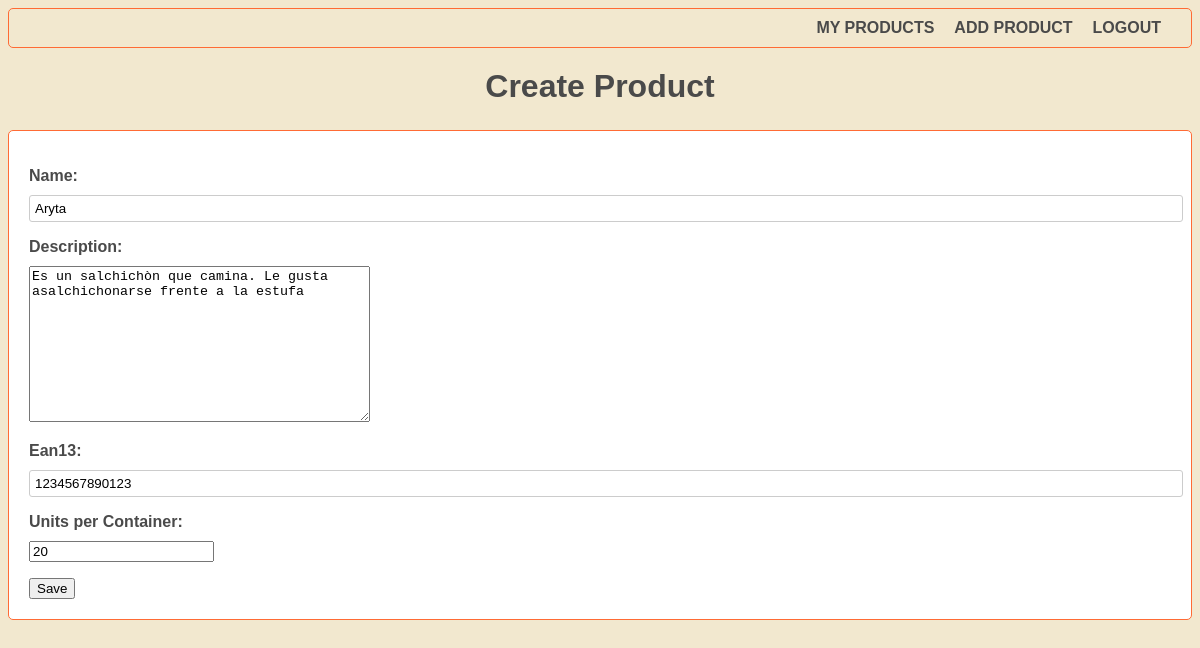
The app's page /edit/1/ (signed in) with its own data.
### products_listing/models.py (models this page shows, shortened)
class Product(models.Model):
    user = models.ForeignKey(settings.AUTH_USER_MODEL, on_delete=models.CASCADE, default=None)
    name = models.CharField(max_length=100)
    description = models.TextField()
    ean13 = models.CharField(max_length=13)
    units_number = models.PositiveIntegerField()
    dun14 = models.CharField(max_length=14)

### products_listing/views.py (the view, shortened to what this page needs)
# urls.py: path('edit/<int:pk>/', ProductUpdateView.as_view(), name='edit_product'),
class ProductUpdateView(UpdateView):
    model = Product
    form_class = ProductForm
    template_name = 'products_listing/product_create.html'
    success_url = reverse_lazy('product_list')
    def get_form_kwargs(self):
        kwargs = super().get_form_kwargs()
        kwargs['request'] = self.request
        return kwargs

### products_listing/forms.py (shortened to what this page needs)
class ProductForm(forms.ModelForm):
    units_number = forms.IntegerField(required=True, min_value=1, label='Units per Container')
    def __init__(self, *args, **kwargs):
        self.request = kwargs.pop('request')
        super().__init__(*args, **kwargs)
    class Meta:
        model = Product
        fields = ['name', 'description', 'ean13', 'units_number']

### products_listing/templates/products_listing/product_create.html (shortened to what this page needs)
{% extends 'products_listing/base.html' %}
{% block content %}
  <div class="container mt-3">
    <h1>Create Product</h1>
    <form method="POST">
      {{ form.as_p }}
      <button type="submit">Save</button>
    </form>
  </div>
{% endblock %}

### products_listing/static/styles.css (style rules this page uses)
body { background-color: #F2E8CF; color: #4A4A4A; font-family: Arial, sans-serif; }
h1 { font-size: 32px; font-weight: bold; margin: 0; margin-bottom: 25px; text-align: center; }
form { border: 1px solid #FF6B35; border-radius: 5px; padding: 20px; background-color: #FFFFFF; margin-bottom: 20px; }
label { display: block; font-weight: bold; margin-bottom: 10px; }
input[type="text"], input[type="email"], input[type="password"] { border: 1px solid #CCCCCC; border-radius: 3px; padding: 5px; width: 100%; }

### records on screen
Product: name "Aryta", description "Es un salchichòn que camina. Le gusta asalchichonarse frente a la estufa", ean13 "1234567890123", units_number "20"
